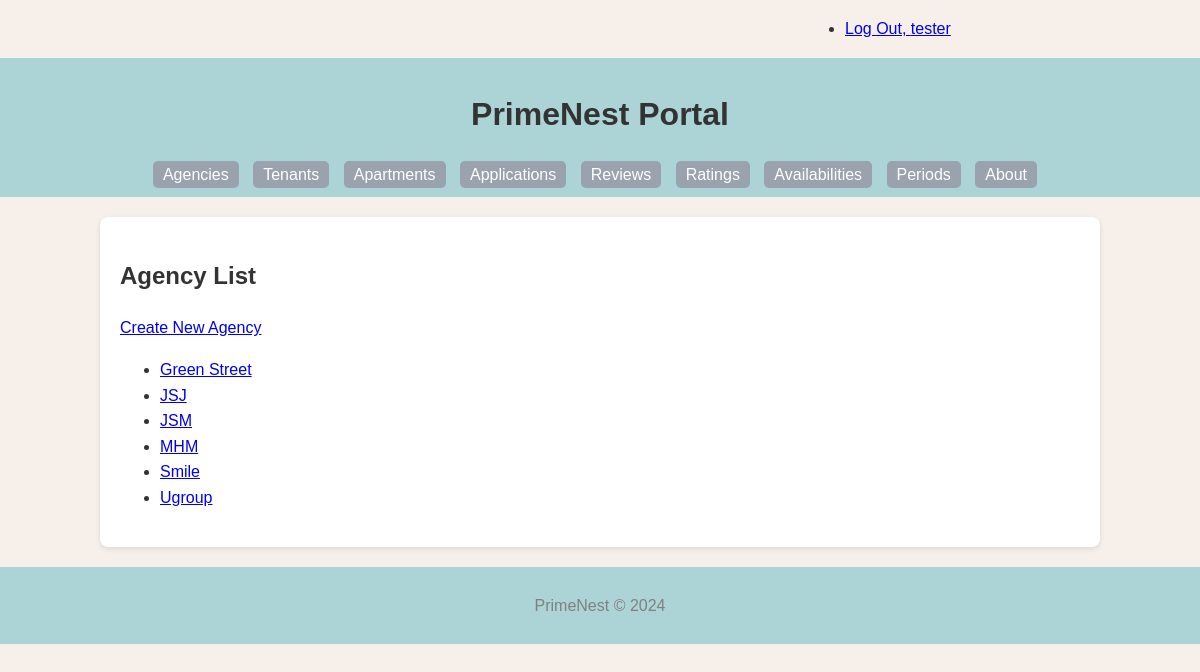
Page /agency/ (signed in) on the committed database.
### PrimeNest/models.py (models this page shows, shortened)
class Agency(models.Model):
    agency_id = models.AutoField(primary_key=True)
    agency_name = models.CharField(max_length=255)
    disambiguator = models.CharField(max_length=255, blank=True, default='')
    contact = models.CharField(max_length=255, blank=True)
    address = models.CharField(max_length=255, blank=True)
    def __str__(self):
        if self.disambiguator == '':
            result = '%s' % self.agency_name
        else:
            result = '%s (%s)' % (self.agency_name, self.disambiguator)
        return result
    def get_absolute_url(self):
        return reverse('primenest_agency_detail_urlpattern',
                       kwargs={'pk': self.pk}
                       )
    class Meta:
        verbose_name = _("Agency")
        verbose_name_plural = _("Agencies")
        ordering = ['agency_name', 'disambiguator']
        constraints = [
            models.UniqueConstraint(fields=['agency_name', 'disambiguator'], name='unique_agency')
        ]

### PrimeNest/views.py (the view)
class AgencyList(LoginRequiredMixin, PermissionRequiredMixin, PageLinksMixin, ListView):
    paginate_by = 25
    model = Agency
    permission_required = 'PrimeNest.view_agency'

### PrimeNest/utils.py (called while the page is built)
    def first_page(self, page):
        if page.number > 1:
            return self._page_urls(1)
        return None

    def previous_page(self, page):
        if (page.has_previous()
                and page.number > 2):
            return self._page_urls(
                page.previous_page_number())
        return None

    def next_page(self, page):
        last_page = page.paginator.num_pages
        if (page.has_next()
                and page.number < last_page - 1):
            return self._page_urls(
                page.next_page_number())
        return None

    def last_page(self, page):
        last_page = page.paginator.num_pages
        if page.number < last_page:
            return self._page_urls(last_page)
        return None

    def get_context_data(self, **kwargs):
        context = super().get_context_data(
            **kwargs)
        page = context.get('page_obj')
        if page is not None:
            context.update({
                'first_page_url':
                    self.first_page(page),
                'previous_page_url':
                    self.previous_page(page),
                'next_page_url':
                    self.next_page(page),
                'last_page_url':
                    self.last_page(page),
            })
        return context

### PrimeNest/templates/PrimeNest/agency_list.html (shortened to what this page needs)
{% extends 'PrimeNest/base.html' %}
{% block content %}
    <h2>Agency List</h2>
    {% if perms.PrimeNest.add_agency %}
        <div>
            <a href="{% url 'primenest_agency_create_urlpattern' %}"
            class="button button-primary">
            Create New Agency</a>
        </div>
    {% endif %}
    <ul>
        {% for agency in agency_list %}
            <li>
                <a href="{{ agency.get_absolute_url }}">{{ agency }}</a>
            </li>
        {% empty %}
            <li><em>There are currently no agencies available.</em></li>
        {% endfor %}
    </ul>
{% endblock %}

### PrimeNest/templates/PrimeNest/base.html (shortened to what this page needs)
{% load static %}
<!DOCTYPE html>
<html lang="en">
<head>
    <link rel="stylesheet" href="{% static 'PrimeNest/style.css' %}">
</head>
<body>
    <div class="status row">
        <div class="offset-by-eight four columns">
            <ul class="inline">
                {% if user.is_authenticated %}
                    <li><a href="{% url 'logout_urlpattern' %}">
                        Log Out, {{ user.get_username }}</a></li>
                {% else %}
                    <li><a href="{% url 'login_urlpattern' %}">
                        Log In</a></li>
                {% endif %}
            </ul>
        </div>
    </div>
    <header>
        <h1>PrimeNest Portal</h1>
        <nav>
            <ul>
                <li><a href="{% url 'primenest_agency_list_urlpattern' %}">Agencies</a></li>
                <li><a href="{% url 'primenest_tenant_list_urlpattern' %}">Tenants</a></li>
                <li><a href="{% url 'primenest_apartment_list_urlpattern' %}">Apartments</a></li>
                <li><a href="{% url 'primenest_application_list_urlpattern' %}">Applications</a></li>
                <li><a href="{% url 'primenest_review_list_urlpattern' %}">Reviews</a></li>
                <li><a href="{% url 'primenest_rating_list_urlpattern' %}">Ratings</a></li>
                <li><a href="{% url 'primenest_availability_list_urlpattern' %}">Availabilities</a></li>
                <li><a href="{% url 'primenest_period_list_urlpattern' %}">Periods</a></li>
                <li><a href="{% url 'about_urlpattern' %}">About</a></li>
            </ul>
        </nav>
    </header>
    <main>
        {% block content %}
        {% endblock %}
    </main>
    <footer>
        <p>PrimeNest © 2024</p>
    </footer>
</body>
</html>

### PrimeNest/static/PrimeNest/style.css (style rules this page uses)
body { font-family: Arial, sans-serif; line-height: 1.6; margin: 0; padding: 0; background: #F7F0EA; color: #333; }
header { background: #ACD4D6; color: #fff; padding: 10px 0; text-align: center; }
nav ul { list-style: none; padding: 0; margin: 0; }
nav ul li { display: inline; margin-right: 10px; }
nav ul li a { color: white; text-decoration: none; padding: 5px 10px; background-color: #9AA2AD; border-radius: 5px; }
main { padding: 20px; background: white; width: 80%; margin: 20px auto; box-shadow: 0 2px 5px rgba(0,0,0,0.1); border-radius: 8px; }
footer { text-align: center; padding: 10px 0; background: #ACD4D6; color: gray; }
h1, h2 { color: #333; }
.row { display: flex; flex-wrap: wrap; margin-right: -15px; margin-left: -15px; }
.four.columns { flex: 0 0 33.33333%; max-width: 33.33333%; }
.offset-by-eight { margin-left: 66.66667%; }

### rows in the picture
Agency: disambiguator+agency_name "Green Street"
Agency: disambiguator+agency_name "JSJ"
Agency: disambiguator+agency_name "JSM"
Agency: disambiguator+agency_name "MHM"
Agency: disambiguator+agency_name "Smile"
Agency: disambiguator+agency_name "Ugroup"

### other values in the picture
{{ user.get_username }} "tester"
